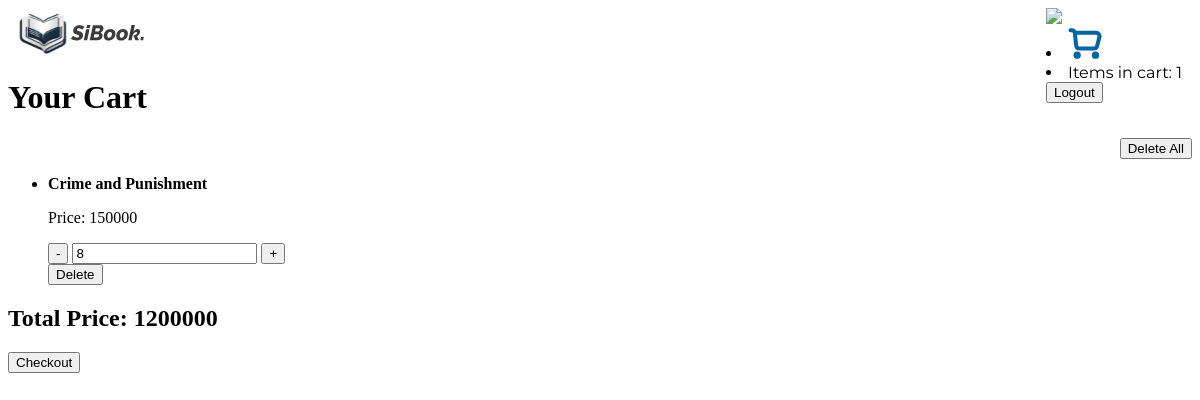
The app's page /cart/ (signed in) with its own data.
### bookcommerce/models.py (models this page shows, shortened)
class Customer(AbstractUser):
    email = models.EmailField(max_length=100, unique=True)
    address = models.OneToOneField(Address, on_delete=models.SET_NULL, null=True, blank=True, db_constraint=False)
    groups = models.ManyToManyField('auth.Group', related_name='customers')
    user_permissions = models.ManyToManyField('auth.Permission', related_name='customers')

class Cart(models.Model):
    customer = models.OneToOneField(Customer, on_delete=models.CASCADE)
    books = models.ManyToManyField(Book, through='CartItem')

class CartItem(models.Model):
    cart = models.ForeignKey(Cart, related_name='items', on_delete=models.CASCADE)
    book = models.ForeignKey(Book, on_delete=models.CASCADE)
    quantity = models.PositiveIntegerField(default=1)

class Book(models.Model):
	title = models.CharField(max_length=150)
	cover_img = models.ImageField(upload_to='uploads/books/')
	description = models.TextField()
	author = models.ForeignKey(Author, on_delete=models.CASCADE, default=1)
	series = models.ForeignKey(Series, on_delete=models.CASCADE, default=1)
	stock = models.IntegerField(default=0)
	price = models.IntegerField(default=0)
	isbn = models.CharField(max_length=13, unique=True, null=True)
	category = models.CharField(max_length=100, null=True)
	genres = models.ManyToManyField(Genre)
	language = models.CharField(max_length=100, null=True)
	cover_type = models.CharField(max_length=20, null=True)
	pages = models.IntegerField(default=0)
	publisher = models.CharField(max_length=100, null=True)
	publish_date = models.DateField(null=True)
	weight = models.DecimalField(max_digits=5, decimal_places=2, default=0)
	length = models.DecimalField(max_digits=5, decimal_places=2, default=0)
	width = models.DecimalField(max_digits=5, decimal_places=2, default=0)

### bookcommerce/views.py (the view)
# urls.py: path('cart/', cart_detail, name='cart_detail'),
@login_required
def cart_detail(request):
    cart, created = Cart.objects.get_or_create(customer=request.user)
    cart_items = CartItem.objects.filter(cart=cart)
    total_price = sum(item.book.price * item.quantity for item in cart_items)
    return render(request, 'bookcommerce/cart_detail.html', {
        'cart': cart,
        'cart_items': cart_items,
        'total_price': total_price
    })

### bookcommerce/templates/bookcommerce/cart_detail.html (shortened to what this page needs)
{% extends "bookcommerce/base.html" %}
{% block content %}
    <h1>Your Cart</h1>
    <div style="text-align: right;">
        <form action="{% url 'delete_all_cart_items' %}" method="POST">
            <button type="submit">Delete All</button>
        </form>
    </div>
    <ul>
        {% for item in cart_items %}
            <li>
                <b>{{ item.book.title }}</b>
                <p>Price: {{ item.book.price }}</p>
                <form action="{% url 'update_cart_item' item.id %}" method="POST">
                    <button type="submit" name="action" value="decrease">-</button>
                    <input type="number" name="quantity" value="{{ item.quantity }}" min="1">
                    <button type="submit" name="action" value="increase">+</button>
                </form>
                <form action="{% url 'delete_cart_item' item.id %}" method="POST">
                    <button type="submit">Delete</button>
                </form>
            </li>
        {% empty %}
            <li>Your cart is empty.</li>
        {% endfor %}
    </ul>
    <h2>Total Price: {{ total_price }}</h2>
    <form action="#" method="POST">
        <button type="submit">Checkout</button>
    </form>
{% endblock content %}

### bookcommerce/templates/bookcommerce/base.html (shortened to what this page needs)
{% load static %}
<!DOCTYPE html>
<html lang="en">
<head>
    <link rel="stylesheet" href="{% static 'bookcommerce/base.css' %}">
</head>
<body>
    <nav>
        <div class="navbarleft">
            <a class="logo" href="{% url 'home' %}"><img src="{% static '/bookcommerce/assets/logo_horizontal.svg' %}" alt="logo"></a>
        </div>
        <div class="navbarright">
            {% if user.is_authenticated %}
                <div class="profilepic">
                    <img src="#">
                </div>
                <div class="orders">
                    <li><a href="{% url 'cart_detail' %}"><img src="{% static '/bookcommerce/assets/cart_biru.svg' %}" alt="cart"></a></li>
                    <li>Items in cart: {{ request.user.cart.items.count }}</li>
                </div>
                <form action="{% url 'logout' %}" method="POST">
                  <button type="submit">Logout</button>
                </form>
            {% else %}
                <div class="loginregister">
                    <a href="{% url 'login' %}">Login</a>
                    <a href="{% url 'register' %}">Register</a>
                </div>
            {% endif %}
        </div>
    </nav>
    <div class="container">
        {% block content %} {% endblock %}
    </div>
</body>
</html>

### bookcommerce/static/bookcommerce/base.css (style rules this page uses)
nav { background-color: white; height: 50px; font-family: 'Montserrat', sans-serif; }
.navbarleft img { height: 50px; vertical-align: middle; }
.navbarleft { float: left; }
.navbarright { float: right; margin-right: 10px; }

### records on screen
Customer: user.cart.items.count "1"
CartItem: book "Crime and Punishment", book.price "150000", quantity "8"

### other values on screen
{{ total_price }} "1200000"
